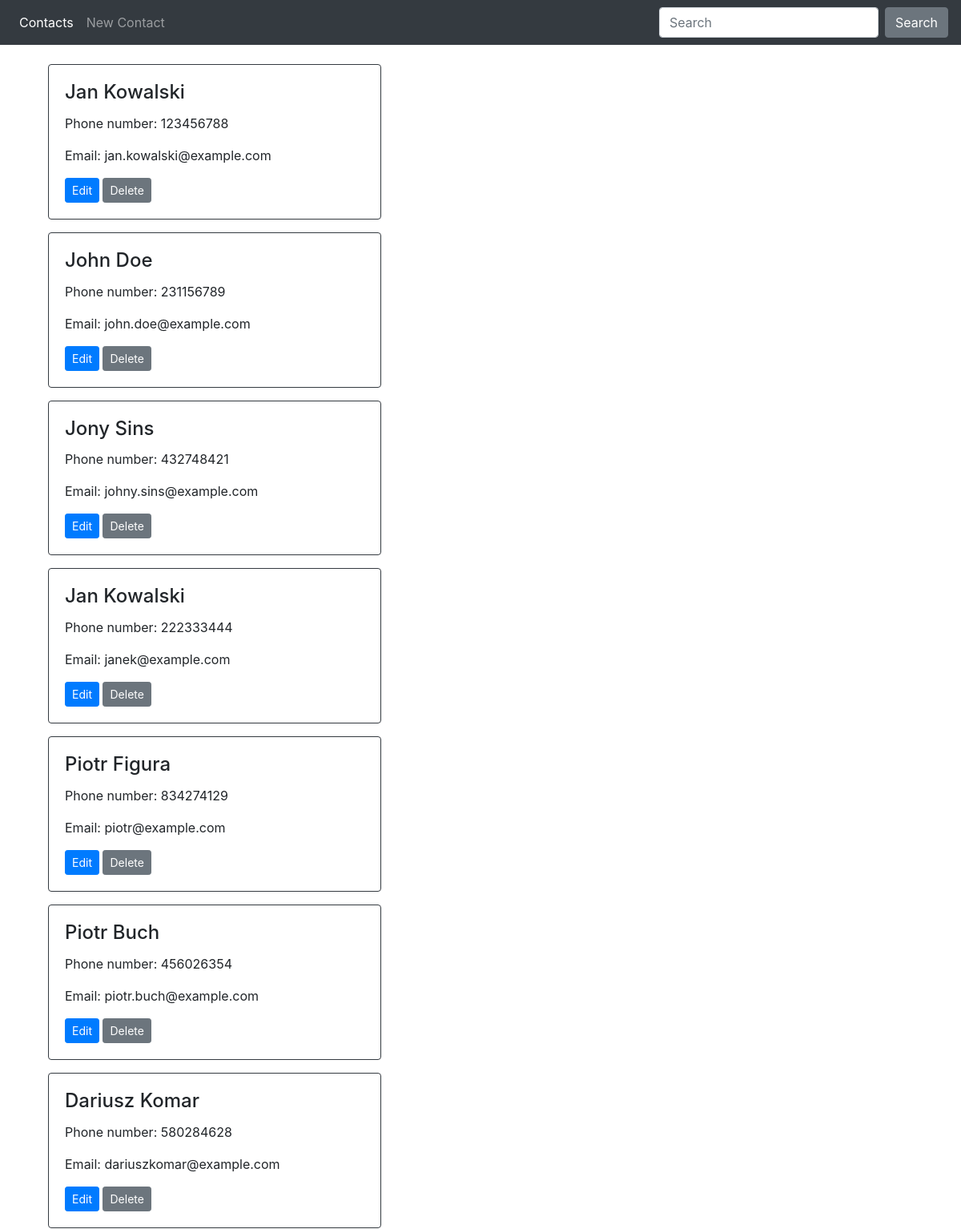
Before: / (upper part) with the older database file.
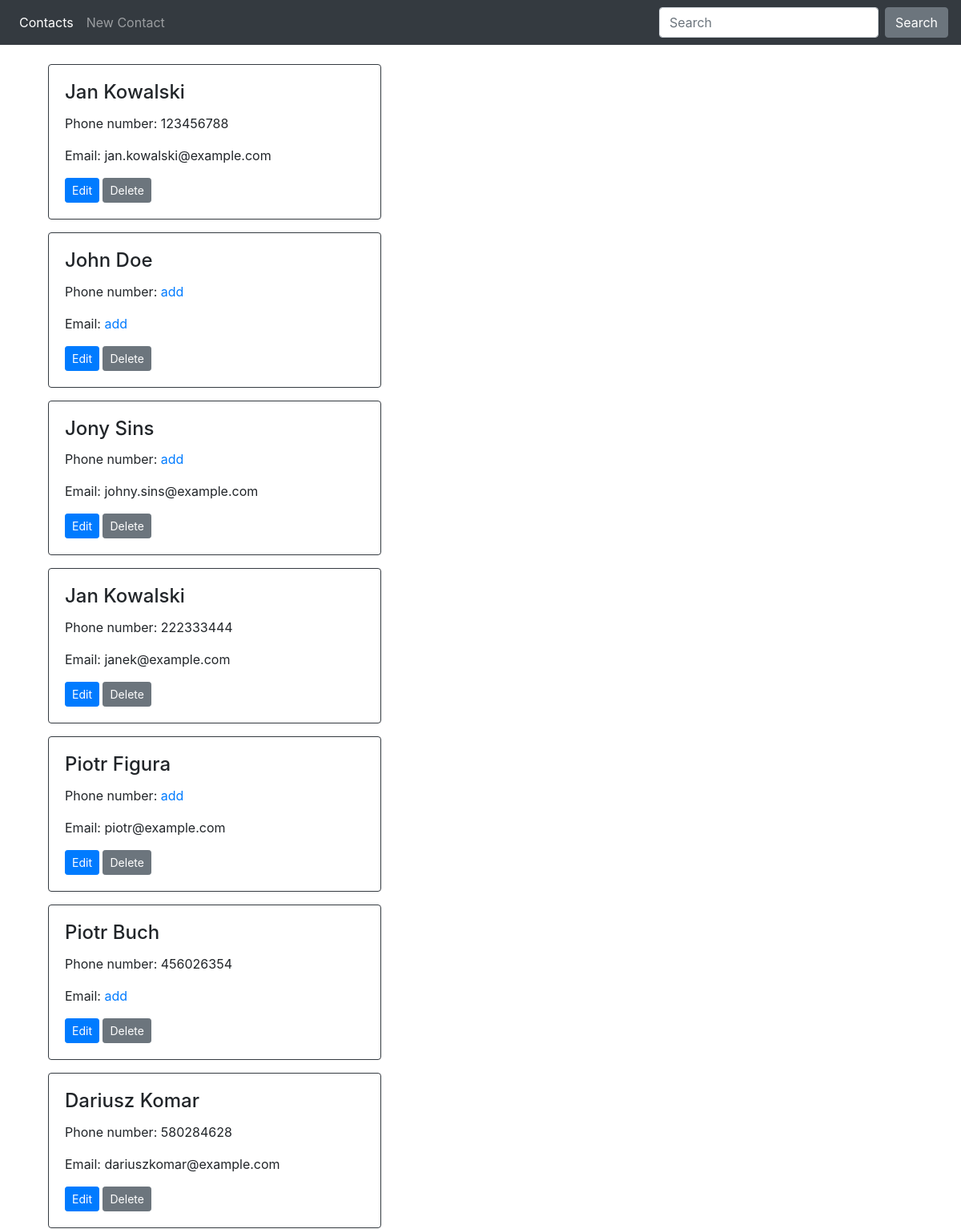
After: the same page with the newer database file.
### contacts/models.py (models this page shows)
class Person(models.Model):
    first_name  = models.CharField(max_length=50)
    last_name   = models.CharField(max_length=50)

class Phone(models.Model):
    person      = models.ForeignKey(Person, editable=False, on_delete=models.CASCADE)
    phone       = models.CharField(max_length=50, null=True, blank=True)

class Email(models.Model):
    person      = models.ForeignKey(Person, editable=False, on_delete=models.CASCADE)
    email       = models.EmailField(null=True, blank=True)

### contacts/views.py (the view)
# urls.py: path('', contact_list_view, name="contact-list"),
def contact_list_view(request):
    contacts = Person.objects.all()
    for contact in contacts:
        try:
            contact.phone = contact.phone_set.get(person=contact).phone
            if contact.phone == None: contact.phone = ""
            contact.email = contact.email_set.get(person=contact).email
            if contact.email == None: contact.email = ""
        except Phone.DoesNotExist:
            print("phone does not exist")
        except Email.DoesNotExist:
            print("email does not exist")
    context = {"contacts": contacts}
    return render(request, "contacts/list.html", context)

### contacts/templates/contacts/list.html (shortened to what this page needs)
{% extends "contacts/base.html" %}
{% block content %}
    {% for contact in contacts %}
        <div class="card border-dark mb-3" style="width: 26rem;">
            <div class="card-body">
                <h4 class="card-title">{{ contact.first_name }} {{ contact.last_name }}</h4>
                <p class="card-text">Phone number: {{ contact.phone }} {% if not contact.phone %} <a class="" href="{% url 'set-phone' contact.pk %}">add</a>{% endif %}</p>
                <p class="card-text">Email: {{ contact.email }} {% if not contact.email %} <a class="" href="{% url 'set-email' contact.pk %}">add</a>{% endif %}</p>
                <a href="{% url 'edit-contact' contact.pk %}" class="btn btn-primary btn-sm">Edit</a>
                <a href="{% url 'delete-contact' contact.pk %}" class="btn btn-secondary btn-sm">Delete</a>
            </div>
        </div>
    {% endfor %}
{% endblock content %}

Changed rows visible on the page:
changed through a linked row, Person "John": phone "231156789" → (not shown); email "john.doe@example.com" → (not shown); now shows "add add"
changed through a linked row, Person "Jony": phone "432748421" → (not shown); now shows "add"
changed through a linked row, Person "Figura": phone "834274129" → (not shown); now shows "add"
changed through a linked row, Person "Buch": email "piotr.buch@example.com" → (not shown); now shows "add"
